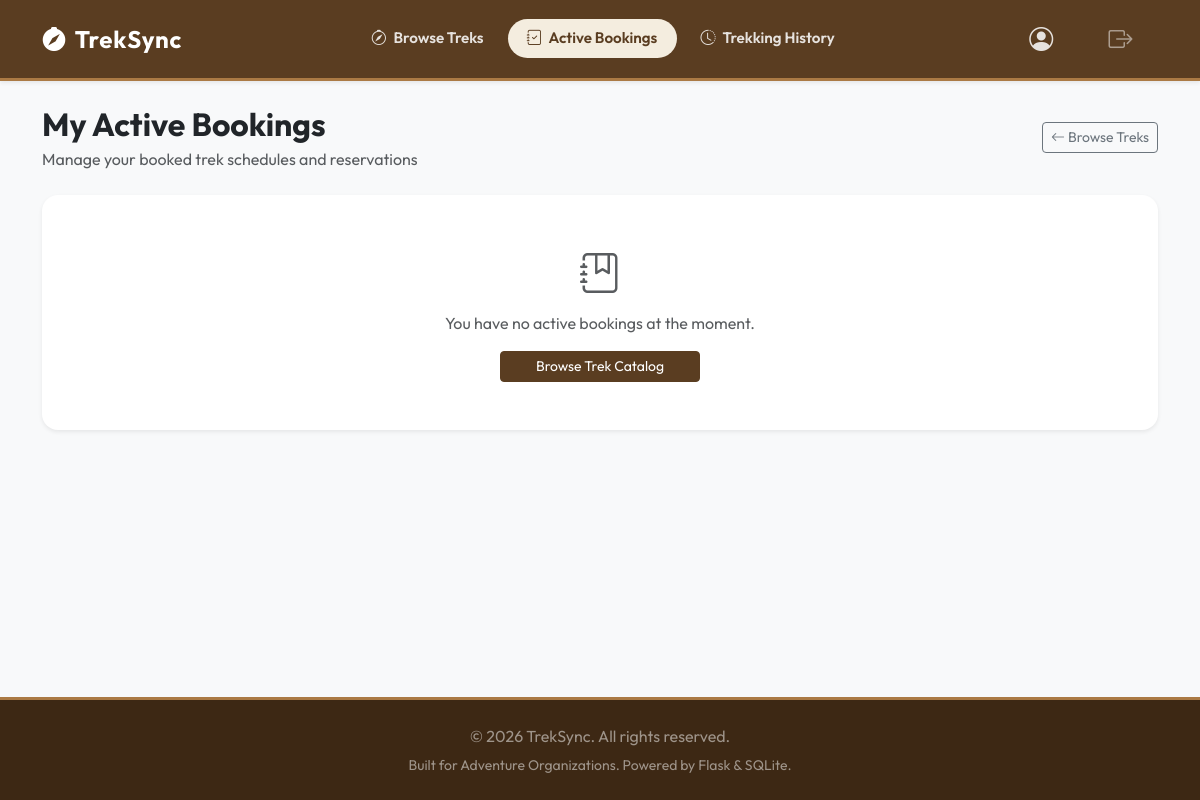
/trekker/bookings (signed in), run on an earlier commit of the app's database.
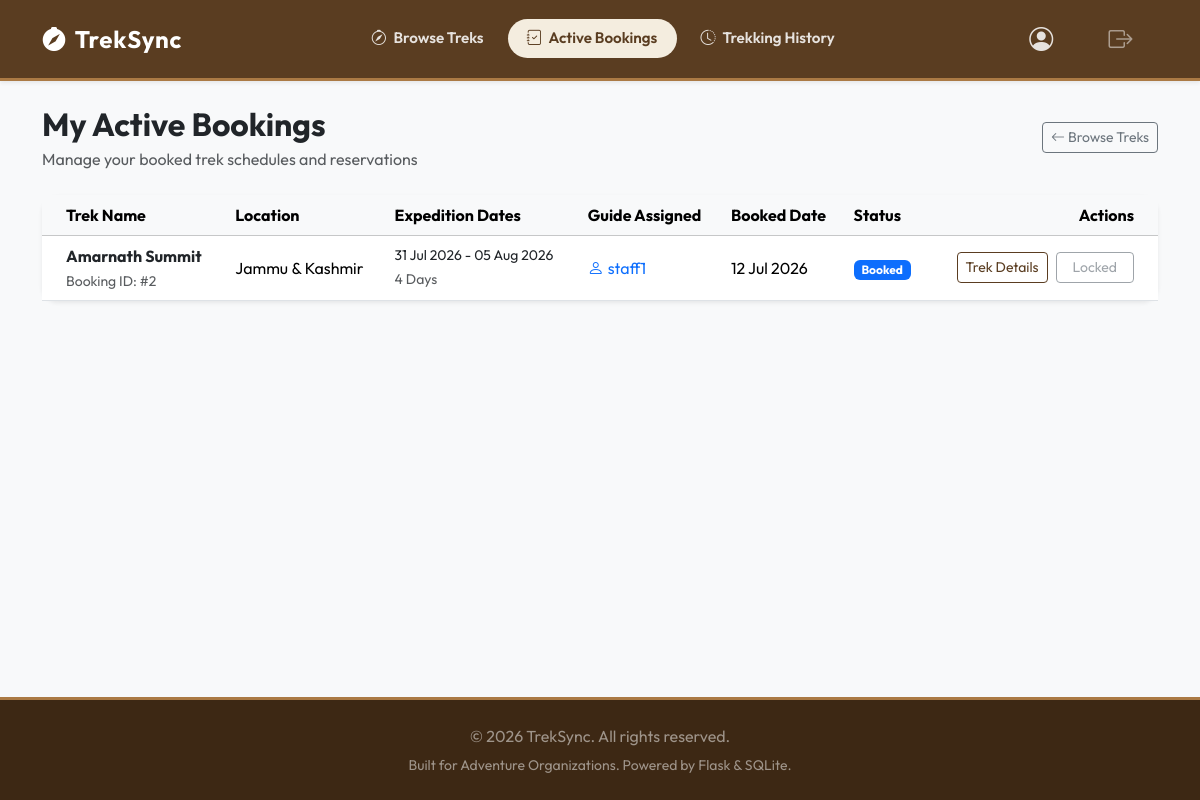
And on a later commit of the database.
### models.py (models this page shows, shortened)
class Booking(db.Model):
    __tablename__ = 'booking'
    id = db.Column(db.Integer, primary_key=True)
    user_id = db.Column(db.Integer, db.ForeignKey('user.id'), nullable=False)
    trek_id = db.Column(db.Integer, db.ForeignKey('trek.id'), nullable=False)
    booking_date = db.Column(db.DateTime, default=datetime.utcnow)
    status = db.Column(db.String(20), default='Booked')  # 'Booked', 'Cancelled', 'Completed'
    user = db.relationship('User', back_populates='bookings')
    trek = db.relationship('Trek', back_populates='bookings')

class Trek(db.Model):
    __tablename__ = 'trek'
    id = db.Column(db.Integer, primary_key=True)
    name = db.Column(db.String(100), nullable=False)
    location = db.Column(db.String(100), nullable=False)
    difficulty = db.Column(db.String(20), nullable=False)  # 'Easy', 'Moderate', 'Hard'
    duration = db.Column(db.Integer, nullable=False)  # in days
    max_slots = db.Column(db.Integer, nullable=False)
    available_slots = db.Column(db.Integer, nullable=False)
    staff_id = db.Column(db.Integer, db.ForeignKey('user.id'), nullable=True)  # Assigned staff
    status = db.Column(db.String(20), default='Pending')  # 'Pending', 'Approved', 'Open', 'Closed', 'Completed'
    start_date = db.Column(db.Date, nullable=False)
    end_date = db.Column(db.Date, nullable=False)
    staff = db.relationship('User', back_populates='assigned_treks', foreign_keys=[staff_id])
    bookings = db.relationship('Booking', back_populates='trek', cascade="all, delete-orphan")

class User(db.Model, UserMixin):
    __tablename__ = 'user'
    id = db.Column(db.Integer, primary_key=True)
    username = db.Column(db.String(80), unique=True, nullable=False)
    email = db.Column(db.String(120), unique=True, nullable=False)
    password_hash = db.Column(db.String(255), nullable=False)
    role = db.Column(db.String(20), nullable=False)  # 'admin', 'staff', 'trekker'
    is_active = db.Column(db.Boolean, default=True)  # Admin can deactivate
    is_blacklisted = db.Column(db.Boolean, default=False)  # Admin can blacklist
    profile = db.relationship('StaffProfile', back_populates='user', uselist=False, cascade="all, delete-orphan")
    bookings = db.relationship('Booking', back_populates='user', cascade="all, delete-orphan")
    assigned_treks = db.relationship('Trek', back_populates='staff', foreign_keys='Trek.staff_id')

### app.py (the view)
@app.route('/trekker/bookings')
@login_required
def trekker_bookings():
    sync_desynced_bookings()
    if current_user.role != 'trekker':
        flash('Access denied.', 'error')
        return redirect(url_for('home'))
    bookings = Booking.query.join(Trek).filter(
        Booking.user_id == current_user.id,
        Booking.status == 'Booked',
        Trek.status != 'Completed'
    ).order_by(Booking.booking_date.desc()).all()
    return render_template('trekker/bookings.html', bookings=bookings)

### app.py (called while the page is built)
@login_manager.user_loader
def load_user(user_id):
    return User.query.get(int(user_id))

def sync_desynced_bookings():
    try:
        desynced_to_booked = Booking.query.join(Trek).filter(
            Booking.status == 'Completed',
            Trek.status != 'Completed'
        ).all()
        for b in desynced_to_booked:
            b.status = 'Booked'
        desynced_to_completed = Booking.query.join(Trek).filter(
            Booking.status == 'Booked',
            Trek.status == 'Completed'
        ).all()
        for b in desynced_to_completed:
            b.status = 'Completed'
        if desynced_to_booked or desynced_to_completed:
            db.session.commit()
    except Exception as e:
        db.session.rollback()

### templates/trekker/bookings.html (shortened to what the changed rows need)
{% extends "base.html" %}
{% block content %}
<div class="container">
    <div class="d-flex flex-column flex-md-row justify-content-between align-items-md-center gap-3 mb-4">
        <div>
            <h1 class="h2 fw-bold mb-1">My Active Bookings</h1>
        </div>
    </div>
    <div class="card border-0 shadow-sm bg-white">
        <div class="card-body p-0">
            {% if bookings %}
                <div class="table-responsive">
                    <table class="table table-hover align-middle mb-0">
                        <thead class="table-light">
                            <tr>
                                <th class="ps-4">Trek Name</th>
                                <th>Location</th>
                                <th>Expedition Dates</th>
                                <th>Guide Assigned</th>
                                <th>Booked Date</th>
                                <th>Status</th>
                                <th class="text-end pe-4">Actions</th>
                            </tr>
                        </thead>
                        <tbody>
                            {% for booking in bookings %}
                                <tr>
                                    <td class="ps-4 font-semibold">
                                        <a href="{{ url_for('trekker_trek_detail', trek_id=booking.trek.id) }}" class="fw-bold d-block text-dark text-decoration-none hover-link">
                                            {{ booking.trek.name }}
                                        </a>
                                        <small class="text-muted">Booking ID: #{{ booking.id }}</small>
                                    </td>
                                    <td>{{ booking.trek.location }}</td>
                                    <td>
                                        <small class="d-block font-semibold text-dark">
                                            {{ booking.trek.start_date.strftime('%d %b %Y') }} - {{ booking.trek.end_date.strftime('%d %b %Y') }}
                                        </small>
                                        <small class="text-muted">{{ booking.trek.duration }} Days</small>
                                    </td>
                                    <td>
                                        {% if booking.trek.staff %}
                                            <span class="text-primary font-semibold"><i class="bi bi-person me-1"></i>{{ booking.trek.staff.username }}</span>
                                        {% else %}
                                            <span class="text-muted small">Not assigned yet</span>
                                        {% endif %}
                                    </td>
                                    <td>{{ booking.booking_date.strftime('%d %b %Y') }}</td>
                                    <td>
                                        <span class="badge bg-primary text-capitalize">
                                            {{ booking.status }}
                                        </span>
                                    </td>
                                    <td class="text-end pe-4">
                                        <div class="d-flex justify-content-end gap-2">
                                            <a href="{{ url_for('trekker_trek_detail', trek_id=booking.trek.id) }}" class="btn btn-sm btn-outline-success">
                                                Trek Details
                                            </a>
                                            {% if booking.trek.status == 'Open' %}
                                                <form action="{{ url_for('trekker_cancel_booking', booking_id=booking.id) }}" method="POST"
                                                      onsubmit="return confirm('Are you sure you want to cancel this booking? This will free up your slot.');" class="d-inline">
                                                    <button type="submit" class="btn btn-sm btn-outline-danger px-3">
                                                        Cancel
                                                    </button>
                                                </form>
                                            {% else %}
                                                <button class="btn btn-sm btn-outline-secondary px-3" disabled title="Cannot cancel bookings once trek starts or closes.">
                                                    Locked
                                                </button>
                                            {% endif %}
                                        </div>
                                    </td>
                                </tr>
                            {% endfor %}
                        </tbody>
                    </table>
                </div>
            {% else %}
                <div class="p-5 text-center text-muted">
                    <i class="bi bi-journal-bookmark fs-1 mb-2 d-block"></i>
                    You have no active bookings at the moment.
                    <a href="{{ url_for('trekker_dashboard') }}" class="btn btn-success btn-sm mt-3 px-4 d-block mx-auto" style="max-width: 200px;">
                        Browse Trek Catalog
                    </a>
                </div>
            {% endif %}
        </div>
    </div>
</div>
{% endblock %}

What changed in the data, as far as the page shows it:
added Booking: trek.name "Amarnath Summit", id "2", trek.location "Jammu & Kashmir", trek.start_date "31 Jul 2026", trek.end_date "05 Aug 2026", trek.duration "4", trek.staff.username "staff1", booking_date "12 Jul 2026", status "Booked"
Also different on the page:
text no longer shown: "You have no active bookings at the moment. Browse Trek Catalog"
text now shown: "Trek Name Location Expedition Dates Guide Assigned Booked Date Status Actions"
